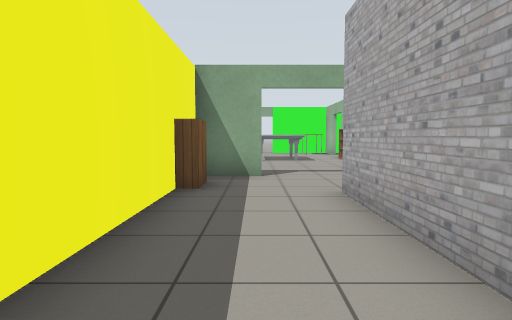
[1] (above)

14 first-person views from a walk through a robot-simulator world made for Gazebo. The camera is 0.9 m above the floor, tilts 4° down and sees 75° across. The floor is counted in squares, 1 m on a side. Each view is taken from the middle of a square. On the plan, view 1 faces up. The plan holds only what a view shows up to about 12 squares ahead; the rest is blank. Gazebo's built-in surfaces are drawn with simple patterns.

[2]
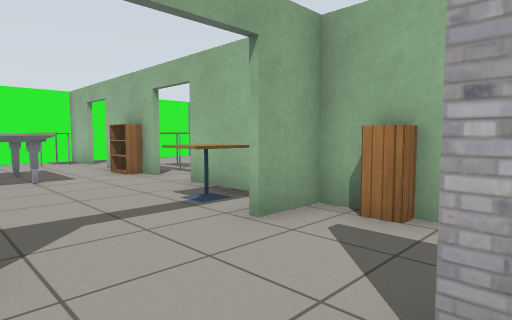

[3]
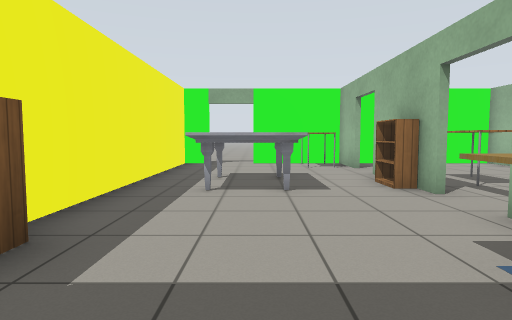

[4]
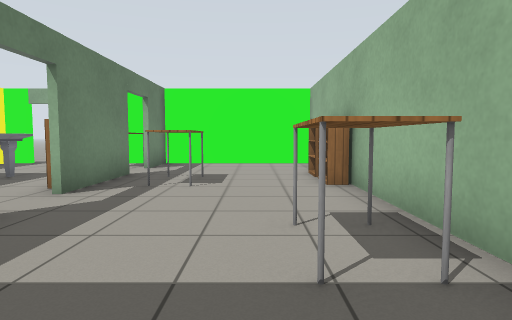

[5]
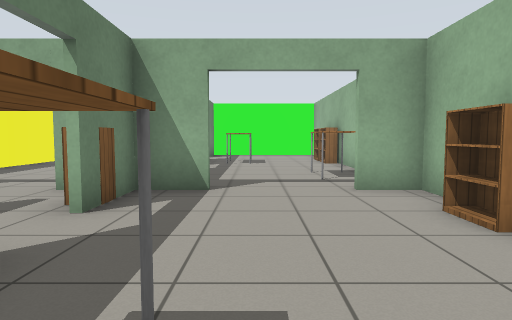

[6]
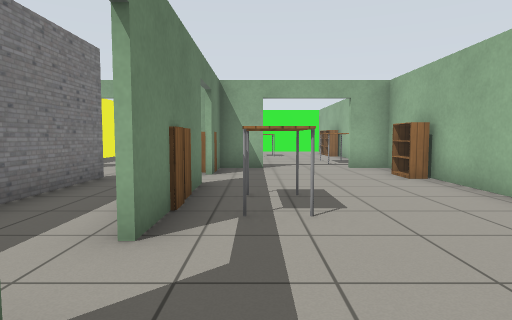

[7]
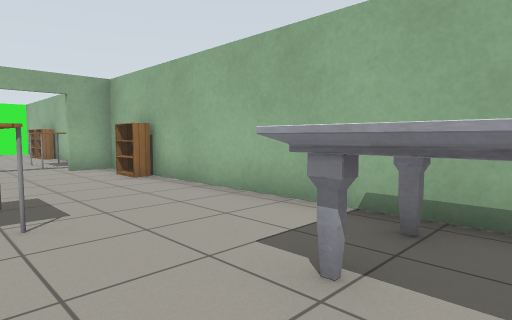

[8]
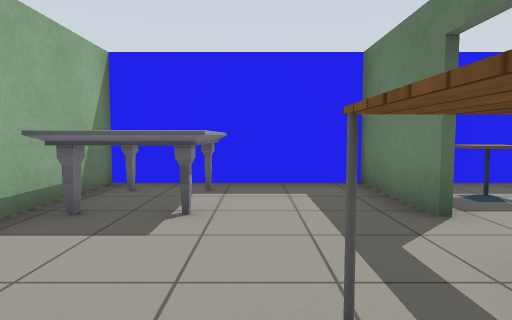

[9]
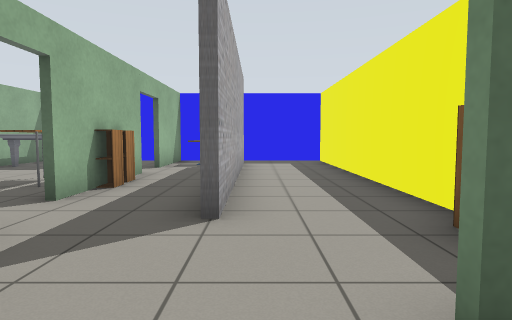

[10]
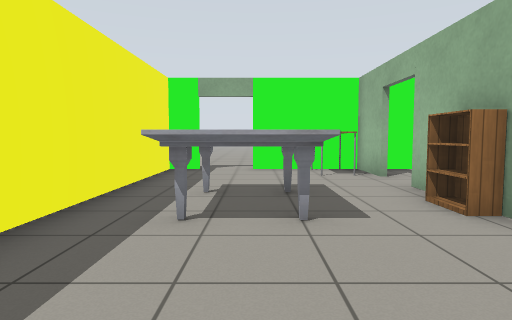

[11]
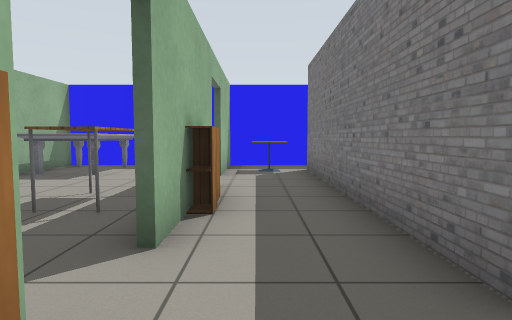

[12]
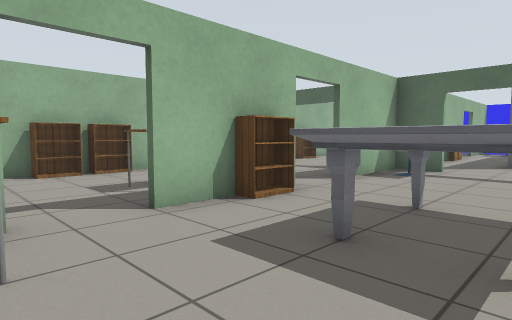

[13]
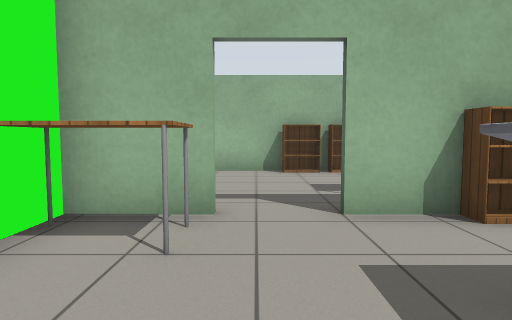

[14]
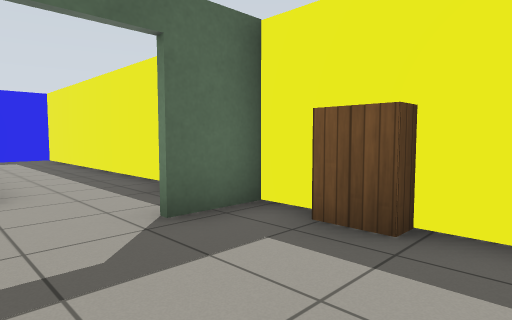

### Floor plan
Points are (right, up) in squares from view 1. A wall is a line through its corners. A room is listed if a view was taken in it or the views show most of it. See-through windows are left out.
Room 1 (views 1, 2, 3)
walls: (1.4, -0.9) (1.4, 5.5); (0.2, 7.6) (-1.4, 7.6); (-1.4, 8.6) (-1.4, -3); (-0.8, -3.5) (1.4, -3.5)
ways out: open door at (1, 8) to room 3; opening at (2, 6.5) to room 4
objects: bookshelf (-1, 6)
Room 2 (views 4, 5, 6, 7, 8)
walls: (4, 1.5) (4, 0.8); (4, 4.4) (4, 3.4); (4, -0.6) (4, -3.5); (5.2, 7.6) (3.5, 7.6); (4.1, -3.5) (6.5, -3.5); (4, 7.7) (4, 5.8); (8.8, -3.5) (8.8, 7.6) (7.6, 7.6)
ways out: open door at (4, 5) to room 4; open door at (6.5, 8) to room 5; open door at (4, 0) to room 6
objects: cabinet (4, 2); cabinet (4, 3); cabinet (4, 7); table (5, 2) to (5, 3); marble table (7, -3) to (8, -1); bookshelf (8, 6)
Room 3 (views 9, 10, 12, 13, 14)
walls: (3.8, 12.1) (3.8, 15); (3.8, 16.4) (3.8, 18.2); (2.5, 7.7) (4, 7.7); (-1.4, 18.2) (-1.4, 10.4); (-1.4, 7.7) (0.1, 7.7); (4.1, 18.2) (0.9, 18.2); (3.8, 7.4) (3.8, 10.8)
ways out: open door at (1, 8) to room 1; open door at (4, 11.5) to room 5; open door at (4, 15.5) to room 5; open door at (0.5, 18)
objects: bookshelf (-1, 9) to (-1, 10); marble table (0, 12) to (2, 15); cafe table (3, 9); table (3, 17) to (3, 18)
Room 4 (view 11)
walls: (3.8, 5.8) (3.8, 6.5); (1.6, 5.5) (1.6, 3.5); (3.5, 7.6) (2.6, 7.6); (3.8, 3.5) (3.8, 4.4)
ways out: opening at (2, 6.5) to room 1; open door at (4, 5) to room 2; opening at (3, 4.5) to room 6
Room 5 (no view inside)
walls: (8.8, 15.4) (8.8, 18.2) (4.1, 18.2); (4, 15) (4, 12.1); (8.8, 9.2) (8.8, 13.6); (4, 18.2) (4, 16.4)
ways out: open door at (6.5, 8) to room 2; open door at (4, 11.5) to room 3; open door at (4, 15.5) to room 3
objects: bookshelf (4, 13); table (5, 13) to (6, 14); table (8, 9) to (8, 10); bookshelf (9, 14); bookshelf (9, 15)
Room 6 (no view inside)
walls: (3.8, 0.8) (3.8, 1.6); (3.8, -3.5) (3.8, -0.6); (1.6, 3.5) (1.6, -1.4); (1.4, -3.5) (4.1, -3.5)
ways out: open door at (4, 0) to room 2; opening at (3, 4.5) to room 4
objects: cafe table (2, -2) to (3, -2)

Where each view was taken, in squares from view 1:
view 1: 0 up, 0 right, facing up
view 2: 5 up, 0 right, facing up-right
view 3: 7 up, 1 right, facing up
view 4: 7 up, 7 right, facing up
view 5: 2 up, 6 right, facing up
view 6: 2 down, 5 right, facing up
view 7: 2 down, 5 right, facing up-right
view 8: 3 up, 6 right, facing down
view 9: 9 up, 1 right, facing down
view 10: 9 up, 1 right, facing up
view 11: 7 up, 3 right, facing down
view 12: 17 up, 0 right, facing down-right
view 13: 16 up, 0 right, facing right
view 14: 11 up, 2 right, facing down-left
